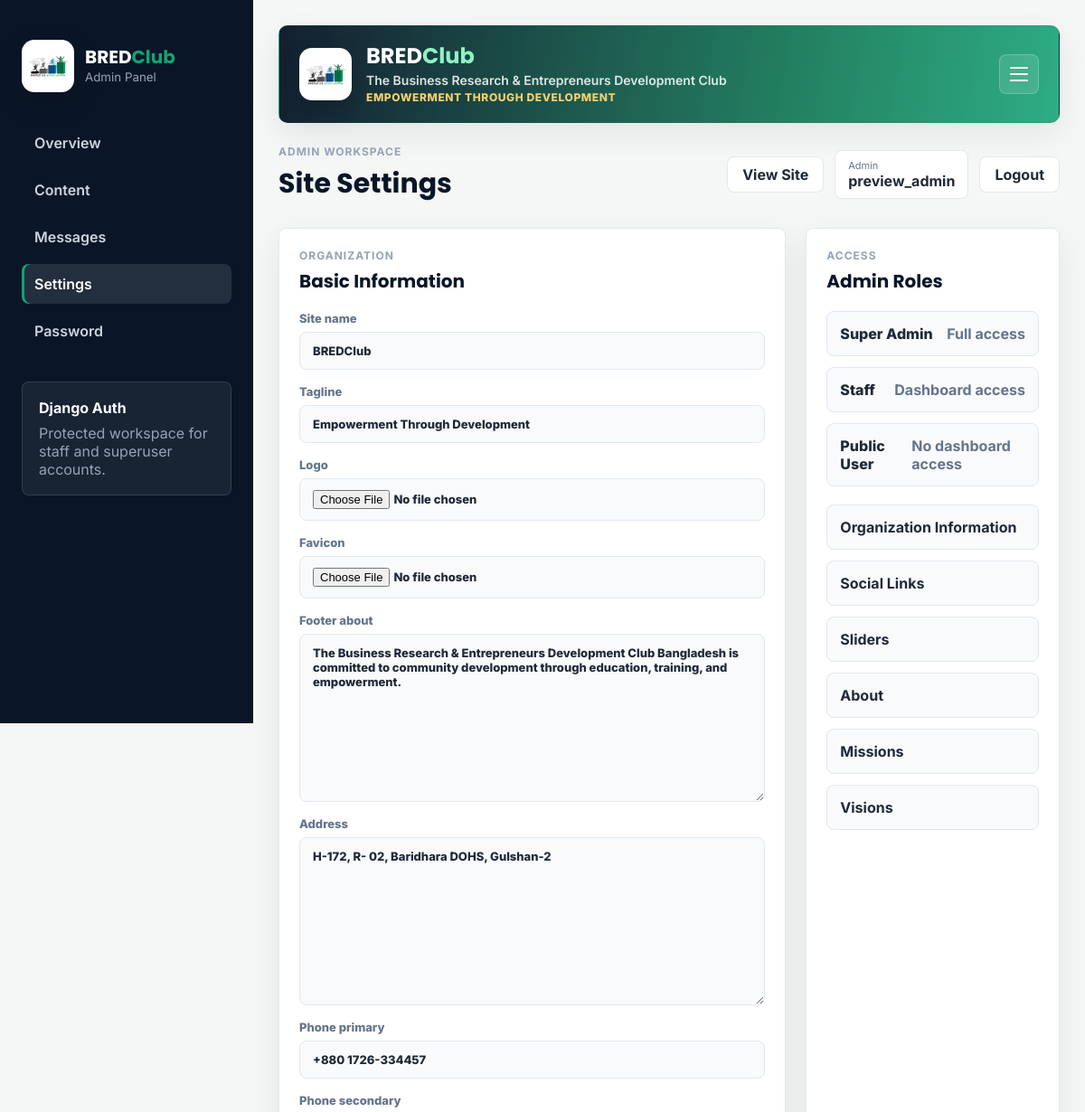
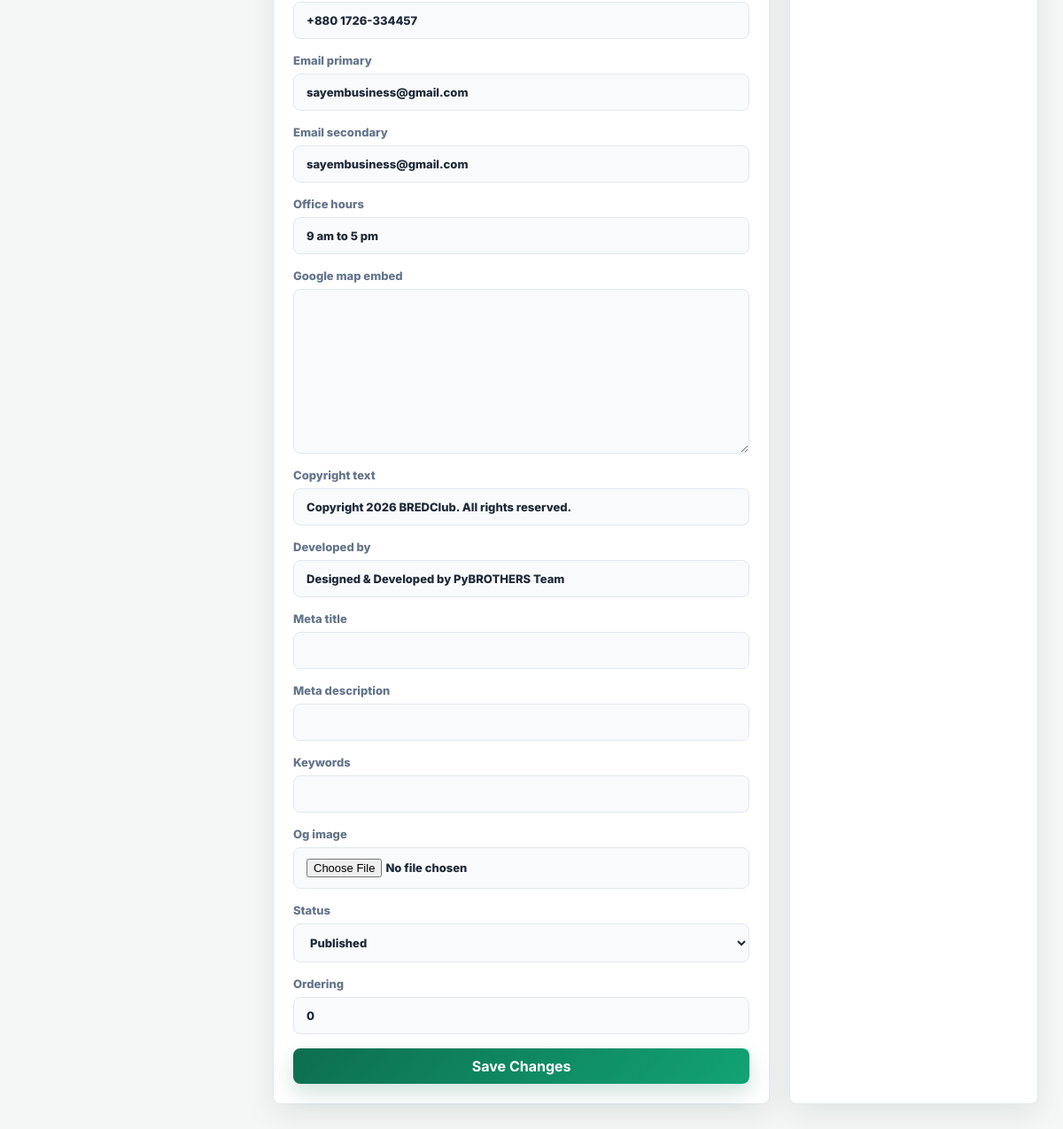
Page /dashboard/settings/ (signed in) on the committed database (2 pictures, top to bottom).
### basic_app/models.py (models this page shows, shortened)
class BaseContentModel(models.Model):
    status = models.CharField(
        max_length=20,
        choices=PublishStatus.choices,
        default=PublishStatus.PUBLISHED,
    )
    ordering = models.PositiveIntegerField(default=0, db_index=True)
    created_at = models.DateTimeField(auto_now_add=True)
    updated_at = models.DateTimeField(auto_now=True)
    class Meta:
        abstract = True
        ordering = ("ordering", "-created_at")

class SEOMixin(models.Model):
    meta_title = models.CharField(max_length=160, blank=True)
    meta_description = models.CharField(max_length=255, blank=True)
    keywords = models.CharField(max_length=255, blank=True)
    og_image = models.ImageField(
        upload_to="seo/",
        blank=True,
        null=True,
        validators=[FileExtensionValidator(allowed_extensions=IMAGE_EXTENSIONS)],
    )
    class Meta:
        abstract = True

class SiteSettings(BaseContentModel, SEOMixin):
    site_name = models.CharField(max_length=120, default="BREDClub")
    tagline = models.CharField(
        max_length=180,
        default="Empowerment Through Development",
    )
    logo = models.ImageField(
        upload_to="site/",
        blank=True,
        null=True,
        validators=[FileExtensionValidator(allowed_extensions=IMAGE_EXTENSIONS)],
    )
    favicon = models.ImageField(
        upload_to="site/",
        blank=True,
        null=True,
        validators=[FileExtensionValidator(allowed_extensions=IMAGE_EXTENSIONS)],
    )
    footer_about = models.TextField(blank=True)
    address = models.TextField(blank=True)
    phone_primary = models.CharField(max_length=30, blank=True)
    phone_secondary = models.CharField(max_length=30, blank=True)
    email_primary = models.EmailField(blank=True)
    email_secondary = models.EmailField(blank=True)
    office_hours = models.CharField(max_length=180, blank=True)
    google_map_embed = models.TextField(blank=True)
    copyright_text = models.CharField(max_length=180, blank=True)
    developed_by = models.CharField(max_length=120, blank=True)
    class Meta(BaseContentModel.Meta):
        verbose_name = "Site Setting"
        verbose_name_plural = "Site Settings"
    @classmethod
    def load(cls):
        return cls.objects.filter(status=PublishStatus.PUBLISHED).order_by("ordering", "-updated_at").first()

### dashboard/views.py (the view)
# urls.py: path('settings/', views.settings, name='settings'),
@dashboard_required
def settings(request):
    instance = SiteSettings.objects.order_by("ordering", "-updated_at").first()
    form = SiteSettingsForm(request.POST or None, request.FILES or None, instance=instance)
    if request.method == "POST":
        if form.is_valid():
            form.save()
            messages.success(request, "Site settings saved successfully.")
            return redirect("dashboard:settings")
        messages.error(request, "Please correct the site settings form.")
    return render(
        request,
        "dashboard/settings.html",
        {
            "form": form,
            "modules": [
                DASHBOARD_MODULES["organization-information"],
                DASHBOARD_MODULES["social-links"],
                DASHBOARD_MODULES["sliders"],
                DASHBOARD_MODULES["about"],
                DASHBOARD_MODULES["missions"],
                DASHBOARD_MODULES["visions"],
            ],
        },
    )

### basic_app/forms.py
class SiteSettingsForm(StyledModelForm):
    class Meta:
        model = SiteSettings
        fields = [
            "site_name",
            "tagline",
            "logo",
            "favicon",
            "footer_about",
            "address",
            "phone_primary",
            "phone_secondary",
            "email_primary",
            "email_secondary",
            "office_hours",
            "google_map_embed",
            "copyright_text",
            "developed_by",
            "meta_title",
            "meta_description",
            "keywords",
            "og_image",
            "status",
            "ordering",
        ]

### basic_app/context_processors.py (called while the page is built)
def global_site_context(request):
    site_settings = SiteSettings.load() or SiteSettings()
    organization_info = OrganizationInformation.load() or OrganizationInformation()
    social_links = SocialLink.objects.filter(status=PublishStatus.PUBLISHED).order_by("ordering", "platform")
    return {
        "site_settings": site_settings,
        "organization_info": organization_info,
        "social_links": social_links,
        "canonical_url": request.build_absolute_uri(request.path),
    }

### basic_app/models.py (called while the page is built)
    @classmethod
    def load(cls):
        return cls.objects.filter(status=PublishStatus.PUBLISHED).order_by("ordering", "-updated_at").first()

### dashboard/views.py (called while the page is built)
def is_dashboard_user(user):
    return user.is_authenticated and (user.is_staff or user.is_superuser)

def dashboard_required(view_func):
    @wraps(view_func)
    @login_required(login_url="dashboard:login")
    def wrapped(request, *args, **kwargs):
        if not is_dashboard_user(request.user):
            messages.error(request, "Your account does not have dashboard access.")
            return redirect("home:index")
        return view_func(request, *args, **kwargs)
    return wrapped

### dashboard/templates/dashboard/settings.html (shortened to what this page needs)
{% extends 'dashboard/base.html' %}
{% block page_title %}Site Settings{% endblock %}
{% block content %}
<section class="settings-grid">
    <div class="panel">
        <div class="panel-heading compact">
            <div>
                <span class="panel-kicker">Organization</span>
                <h2>Basic Information</h2>
            </div>
        </div>
        <form class="dashboard-form" method="post" enctype="multipart/form-data" novalidate>
            {% for field in form %}
                <label>
                    {{ field.label }}
                    {{ field }}
                </label>
            {% endfor %}
            <button type="submit" class="primary-btn">Save Changes</button>
        </form>
    </div>
    <div class="panel">
        <div class="panel-heading compact">
            <div>
                <span class="panel-kicker">Access</span>
                <h2>Admin Roles</h2>
            </div>
        </div>
        <div class="role-list">
            <div><span>Super Admin</span><strong>Full access</strong></div>
            <div><span>Staff</span><strong>Dashboard access</strong></div>
            <div><span>Public User</span><strong>No dashboard access</strong></div>
        </div>
        <div class="quick-actions settings-actions">
            {% for module in modules %}
                <a href="{% url 'dashboard:module_list' module.slug %}">{{ module.title }}</a>
            {% endfor %}
        </div>
    </div>
</section>
{% endblock %}

### dashboard/templates/dashboard/base.html (shortened to what this page needs)
{% load static %}
<!DOCTYPE html>
<html lang="en">
<head>
    <link rel="stylesheet" href="{% static 'css/dashboard.css' %}">
</head>
<body>
    <div class="dashboard-shell">
        <aside class="dashboard-sidebar">
            <a href="{% url 'dashboard:overview' %}" class="dashboard-brand">
                <span class="banner-logo">
                    <img src="{% static 'icons/logo.jpg' %}" alt="Logo" width="50">
                </span>
                <span>
                    <strong class="banner-brand">BRED<span>Club</span></strong>
                    <small>Admin Panel</small>
                </span>
            </a>
            <nav class="dashboard-nav" aria-label="Dashboard navigation">
                <a href="{% url 'dashboard:overview' %}" class="{% if request.resolver_match.url_name == 'overview' %}active{% endif %}">
                    <span>Overview</span>
                </a>
                <a href="{% url 'dashboard:content' %}" class="{% if request.resolver_match.url_name == 'content' %}active{% endif %}">
                    <span>Content</span>
                </a>
                <a href="{% url 'dashboard:messages' %}" class="{% if request.resolver_match.url_name == 'messages' %}active{% endif %}">
                    <span>Messages</span>
                </a>
                <a href="{% url 'dashboard:settings' %}" class="{% if request.resolver_match.url_name == 'settings' %}active{% endif %}">
                    <span>Settings</span>
                </a>
                <a href="{% url 'dashboard:password_change' %}" class="{% if request.resolver_match.url_name == 'password_change' %}active{% endif %}">
                    <span>Password</span>
                </a>
            </nav>
            <div class="sidebar-card">
                <span>Django Auth</span>
                <p>Protected workspace for staff and superuser accounts.</p>
            </div>
        </aside>
        <main class="dashboard-main">
            <section class="dashboard-banner">
                <div class="banner-brand">
                    <span class="banner-logo">
                        <img src="{% static 'icons/logo.jpg' %}" alt="Logo" width="50">
                    </span>
                    <div>
                        <strong>BRED<span>Club</span></strong>
                        <p>The Business Research &amp; Entrepreneurs Development Club</p>
                        <small>Empowerment Through Development</small>
                    </div>
                </div>
                <button class="sidebar-toggle" type="button" data-sidebar-toggle aria-label="Toggle sidebar" aria-expanded="true">
                    <span></span>
                    <span></span>
                    <span></span>
                </button>
            </section>
            <header class="dashboard-topbar">
                <div>
                    <p class="eyebrow">Admin Workspace</p>
                    <h1>{% block page_title %}Dashboard{% endblock %}</h1>
                </div>
                <div class="topbar-actions">
                    <a href="{% url 'home:index' %}" class="ghost-btn">View Site</a>
                    <div class="admin-chip">
                        <span>{{ request.user.get_full_name|default:'Admin' }}</span>
                        <strong>{{ request.user.username|default:'Staff' }}</strong>
                    </div>
                    <form method="post" action="{% url 'dashboard:logout' %}">
                        <button type="submit" class="soft-btn">Logout</button>
                    </form>
                </div>
            </header>
            {% block content %}{% endblock %}
        </main>
    </div>
</body>
</html>

### rows in the picture
SiteSettings: form "BREDClub" "Empowerment Through Development" "The Business Research & Entrepreneurs Development Club Bangladesh is committed to community development through education, training, and empowerment." "H-172, R- 02, Baridhara DOHS, Gulshan-2" "+880 1726-334457" "+880 1726-334457" "sayembusiness@gmail.com" "sayembusiness@gmail.com" "9 am to 5 pm" "Copyright 2026 BREDClub. All rights reserved." "Designed & Developed by PyBROTHERS Team" "Published" "0"

### other values in the picture
{{ request.user.get_full_name|default:'Admin' }} "Admin"
{{ request.user.username|default:'Staff' }} "preview_admin"
{{ field.label }} "Site name" "Tagline" "Logo" "Favicon" "Footer about" "Address" "Phone primary" "Phone secondary" "Email primary" "Email secondary" "Office hours" "Google map embed" "Copyright text" "Developed by" "Meta title" "Meta description" "Keywords" "Og image" "Status" "Ordering"
{{ module.title }} "Organization Information" "Social Links" "Sliders" "About" "Missions" "Visions"
